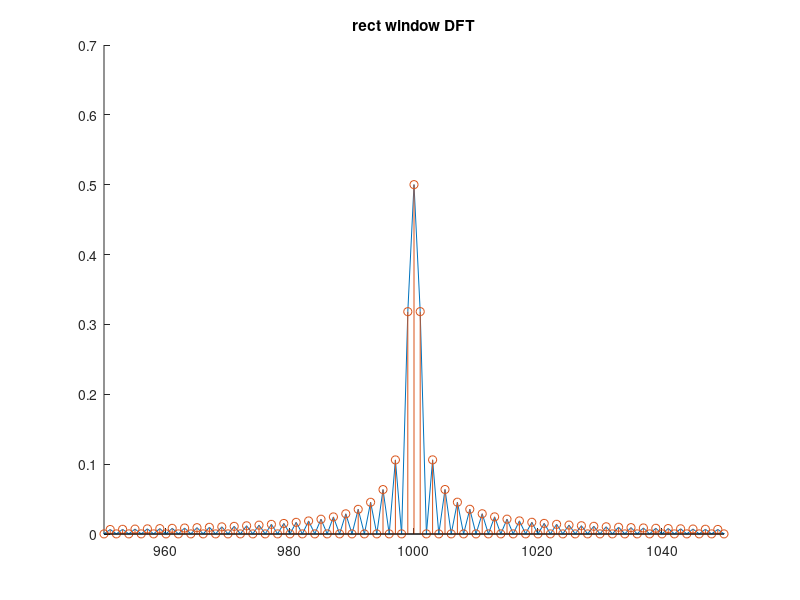

Write MATLAB code to recreate this figure.
clear all;
close all;

fc = 10000;
pc = 1/fc;

durBig = 1;

t = [-durBig/2:pc:durBig/2-pc];

f = 1000;

p = cos(2*pi*f*t);

m = zeros(1, length(t));

nSamp = durBig*fc;
m(round(nSamp/4):round(nSamp/4*3)) = 1;

BinSize = 1; 
F = [-fc/2:BinSize:fc/2-BinSize];

out = m.*p;

for k = 1:length(F)
fa = F(k)*2*pi;
za = out.*e.^(-i*fa*t);
dft(k, 1) = (abs(sum(za))/length(t))*2;
end

hold on
plot(F, dft);
stem (F, dft);
axis([950 1050]);
title ('rect window DFT');
hold off
